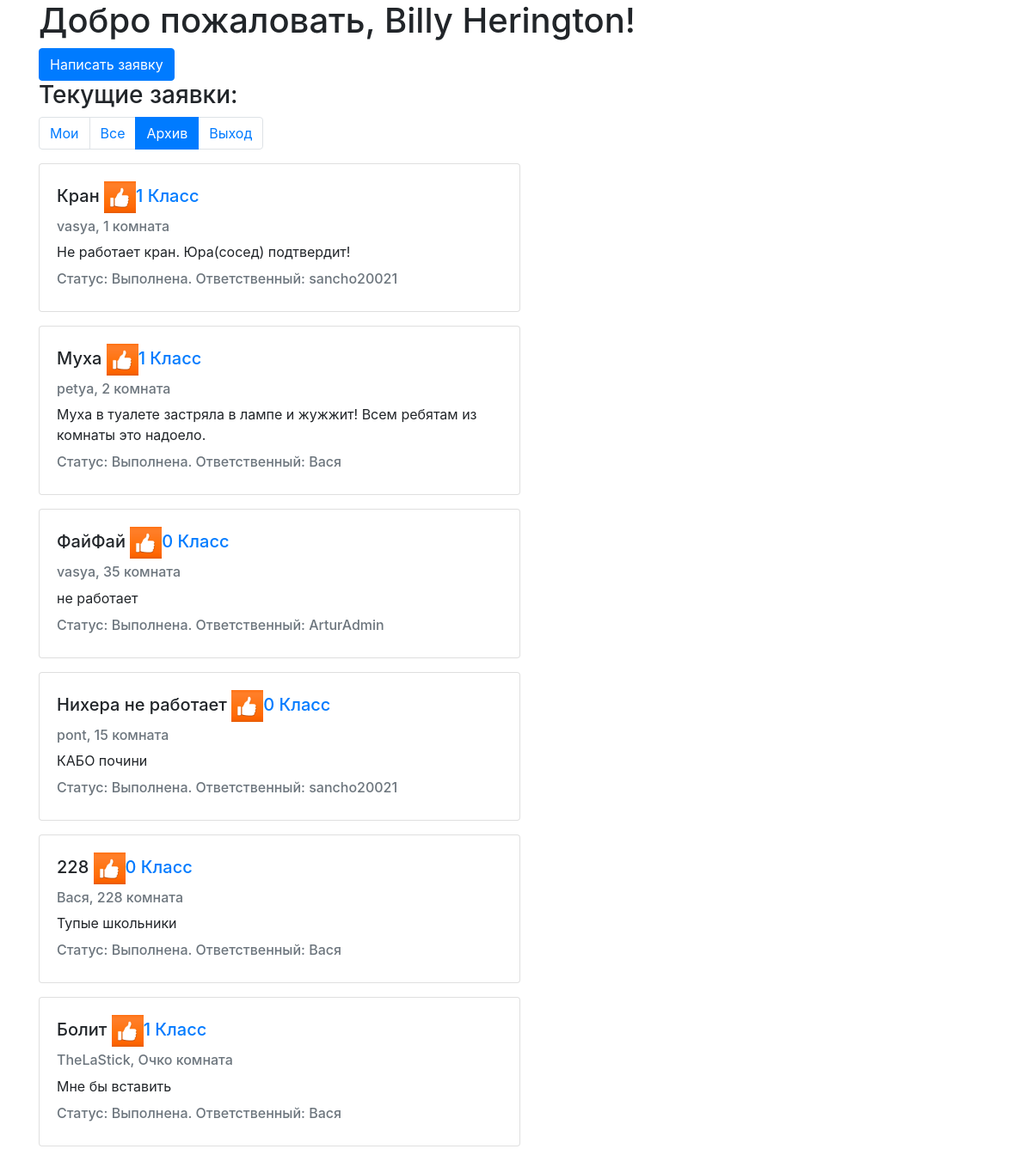
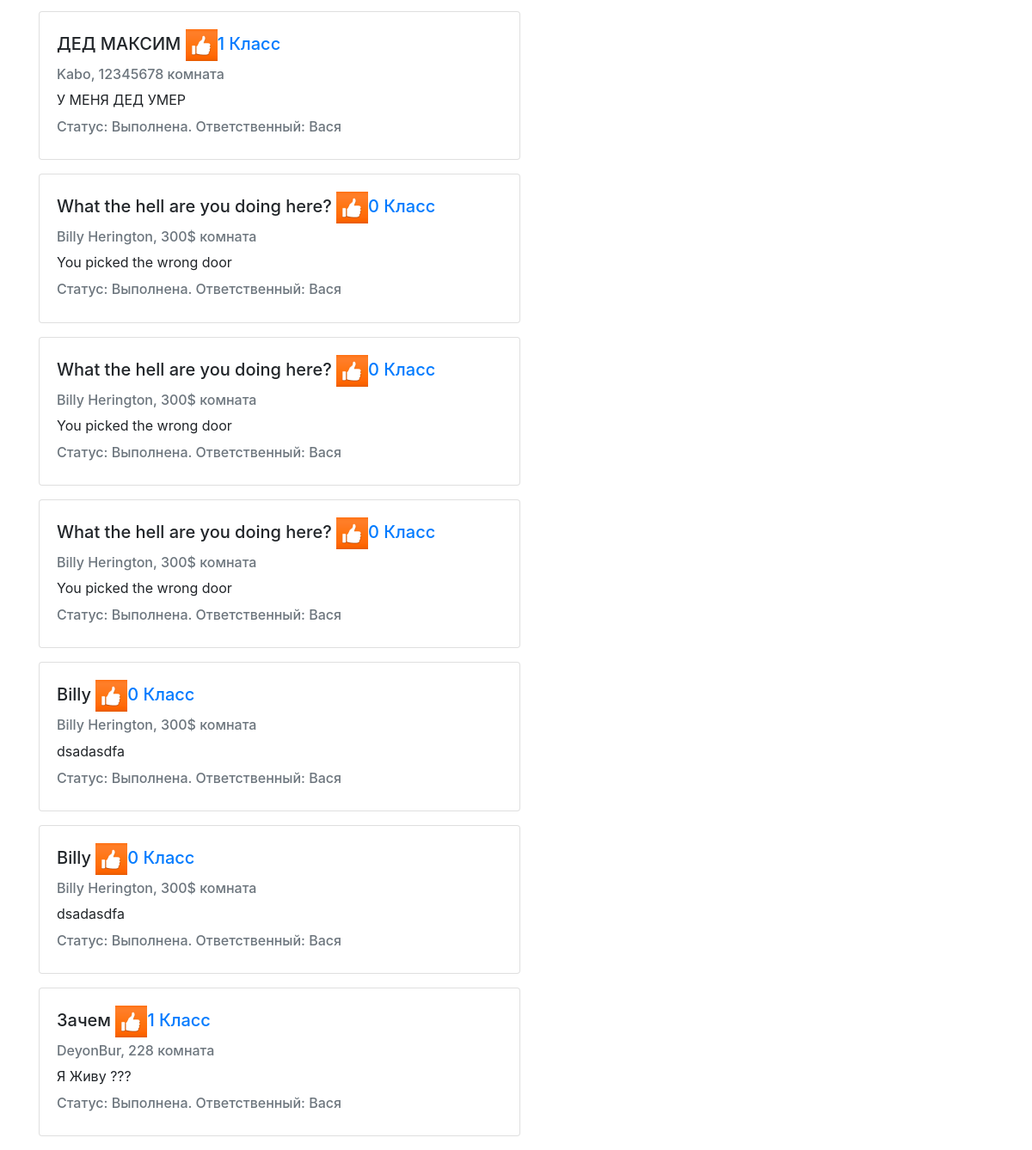
Screenshot of /archive (signed in) with the database file from the repository (2 pictures, top to bottom).
### app/models.py (models this page shows)
class Claim(models.Model):
    text = models.TextField()
    name = models.CharField(max_length=255)
    house = models.CharField(max_length=255)
    user = models.ForeignKey(User, on_delete=models.CASCADE)
    status = models.CharField(max_length=255)
    moder = models.ForeignKey(User, on_delete=models.CASCADE, related_name='moders', default=None, blank=True,
                              null=True)
    likes = models.ManyToManyField(User, related_name='likes')
    def countLikes(self):
        return self.likes.count()

### app/views.py (the view)
# urls.py: path('archive', indexArchive),
def indexArchive(request):
    return indexRender(request, 'archive')

### app/views.py (called while the page is built)
@register.filter(name='lookup')
def lookup(value, arg):
    return value[arg]

### app/templates/index.html (shortened to what this page needs)
<!DOCTYPE html>
<html lang="en">
<head>
    <link href="/open-iconic/font/css/open-iconic-bootstrap.css" rel="stylesheet">
    <link rel="stylesheet" href="https://maxcdn.bootstrapcdn.com/bootstrap/4.0.0/css/bootstrap.min.css"
>
</head>
<body>
<div class="container">
    <h1>Добро пожаловать, {{username}}!</h1>
    <form method="POST">
        <input type="submit" value="Написать заявку" class="btn btn-primary">
    </form>
    <h3>
        Текущие заявки:
    </h3>
    <nav aria-label="...">
        <ul class="pagination">
            <li class="page-item {% if status == 'my' %} active {%endif%}"><a class="page-link" href="/">Мои</a></li>
            <li class="page-item {% if status == 'all' %} active {%endif%}"><a class="page-link" href="/all">Все</a>
            </li>
            <li class="page-item {% if status == 'archive' %} active {%endif%}"><a class="page-link" href="/archive">Архив</a>
            </li>
            <li class="page-item">
                <a class="page-link" href="/logout">Выход</a>
            </li>
        </ul>
    </nav>
    {% for claim in claims %}
    <div class="card" style="width: 35rem;">
        <div class="card-body">
            {% load static %}
            <h5 class="card-title">{{claim.name}} <a href="/addLike/{{claim.id}}/{{status}}"><img
                    src="{% static 'app/oklike.jpg' %}" alt="Класс" width="37px">{{claim.countLikes}} Класс</a></h5>
            <h6 class="card-subtitle mb-2 text-muted">{{claim.user.username}}, {{claim.house}} комната</h6>
            <p class="card-text">{{claim.text}}</p>
            {% if claim.status != 'new' %}
            <h6 class="card-subtitle mb-2 text-muted">Статус: {{ statusRus|lookup:claim.status }}. Ответственный:
                {{claim.moder}}</h6>
            {%endif%}
        </div>
    </div>
    {% endfor %}
</div>
</body>
</html>

### rows the page displays
Claim: name "Кран", countLikes "1", user.username "vasya", house "1", text "Не работает кран. Юра(сосед) подтвердит!", status "Выполнена", moder "sancho20021"
Claim: name "Муха", countLikes "1", user.username "petya", house "2", text "Муха в туалете застряла в лампе и жужжит! Всем ребятам из комнаты это надоело.", status "Выполнена", moder "Вася"
Claim: name "ФайФай", countLikes "0", user.username "vasya", house "35", text "не работает", status "Выполнена", moder "ArturAdmin"
Claim: name "Нихера не работает", countLikes "0", user.username "pont", house "15", text "КАБО почини", status "Выполнена", moder "sancho20021"
Claim: name "228", countLikes "0", user.username "Вася", house "228", text "Тупые школьники", status "Выполнена", moder "Вася"
Claim: name "Болит", countLikes "1", user.username "TheLaStick", house "Очко", text "Мне бы вставить", status "Выполнена", moder "Вася"
Claim: name "ДЕД МАКСИМ", countLikes "1", user.username "Kabo", house "12345678", text "У МЕНЯ ДЕД УМЕР", status "Выполнена", moder "Вася"
Claim: name "What the hell are you doing here?", countLikes "0", user.username "Billy Herington", house "300$", text "You picked the wrong door", status "Выполнена", moder "Вася"
Claim: name "What the hell are you doing here?", countLikes "0", user.username "Billy Herington", house "300$", text "You picked the wrong door", status "Выполнена", moder "Вася"
Claim: name "What the hell are you doing here?", countLikes "0", user.username "Billy Herington", house "300$", text "You picked the wrong door", status "Выполнена", moder "Вася"
Claim: name "Billy", countLikes "0", user.username "Billy Herington", house "300$", text "dsadasdfa", status "Выполнена", moder "Вася"
Claim: name "Billy", countLikes "0", user.username "Billy Herington", house "300$", text "dsadasdfa", status "Выполнена", moder "Вася"
Claim: name "Зачем", countLikes "1", user.username "DeyonBur", house "228", text "Я Живу ???", status "Выполнена", moder "Вася"

### other values shown
{{ username }} "Billy Herington"
